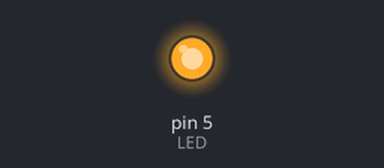
Bench run of a sketch on a simulated Arduino Uno, built with avr-gcc and run on an emulated ATmega328P. On the bench: output pins drawn as LEDs (lit = HIGH).

Above: at 0.5 s.
At 3.5 s:
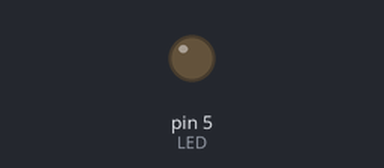
Timing chart, 0 to 7.8 s (numbered marks = the images above):
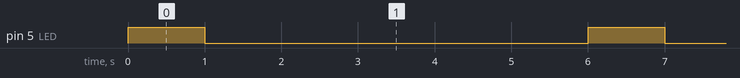

Measured:
- by itself, pin 5 (LED): alternates HIGH for 1.0 s and LOW for 5.0 s

The sketch:

P1A2-Boton-Freq.ino
```cpp
#define LED 5
void setup() {
  pinMode(LED,OUTPUT);
}

void loop() {
  digitalWrite(LED,HIGH);//pin prende con high, es un 1
  delay(1000); //en milisegundos
  digitalWrite(LED,LOW); //pin apaga con low, es un 0
  delay(5000); //milisgundos para el apagado

}
```
